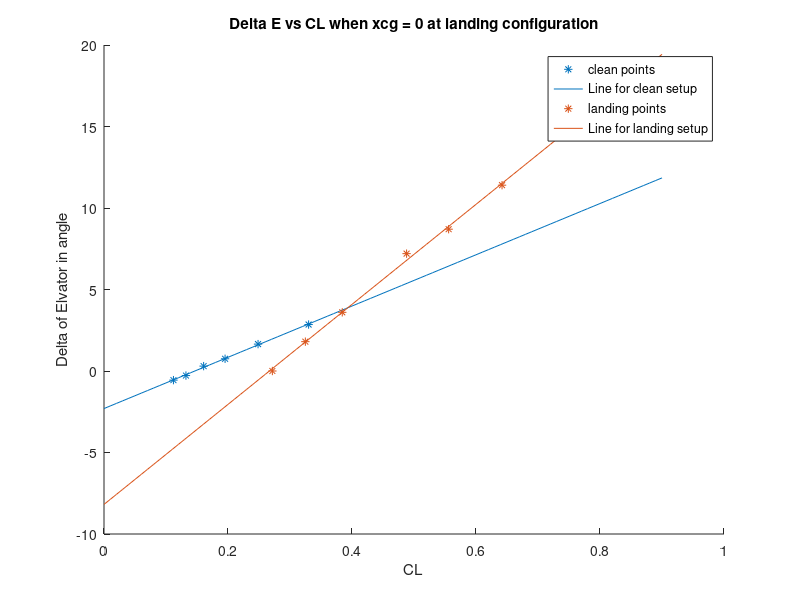

The MATLAB script that drew this image:
clear
clc

%%Zero xcg AOA vs CL
%%cleaAn
rho=1.225;
IAS = [239.2,220.1,199.5,180.9,160.3,139]*0.5144;
MassOfFuel=(3100+[980,976,971.8,968.6,965,959.4]).*0.453592;
WeightOfFuel = MassOfFuel.*9.81;
CL = WeightOfFuel./(0.5.*rho.*IAS.^2.*17.48);
AoA=[-0.6,-0.3,0.1,0.45,1.25,2.3];

p1=polyfit(AoA,CL,1);
scatter(AoA,CL);
range = [-10:0.1:10];
hold on
plot(range,p1(1).*range + p1(2));
%%
%landing
IAS_landing = [108.9,99.3,91,80.6,75.2,69.8]*0.5144;
MassOfFuel_landing = [930,924.8,919,915.6,907.8,903.3];

WeightofFuel_landing = MassOfFuel_landing.*9.81;
CL_landing = WeightofFuel_landing./(0.5.*rho.*IAS_landing.^2.*17.48);
AoA_landing = [-4.3,-2.85,-1,2.1,3.6,5.7];

hold on
scatter(AoA_landing,CL_landing,'*');
p2 = polyfit(AoA_landing,CL_landing,1);
hold on
plot(range,p2(1).*range+p2(2));
legend('points for clean setup','line for clean setup','points for landing setup','line for landing setup');
xlabel('Angel of attack in degree');
ylabel('CL(Coefficient of life)');
title('CL vs AoA for zero Xcg');
hold off

%%
%clean 
%delta e and Cl
%cd = 0

rangeCL=[0:0.01:0.9];
deltaE=[-0.04*14,-0.02*14,0.01*30,0.025*30,0.055*30,0.095*30];
scatter(CL,deltaE,'*');
pdeltaE = polyfit(CL,deltaE,1);
hold on
plot(rangeCL,pdeltaE(1).*rangeCL+pdeltaE(2));
title('Delta E vs CL when xcg = 0 at clean configuration')
xlabel('CL')
ylabel('Delta of Elvator in angle');
hold on

%landing
deltaE_landing=[0*30,0.06*30,0.12*30,0.24*30,0.29*30,0.38*30];
scatter(CL_landing,deltaE_landing,'*');
pdeltaE_landing = polyfit(CL_landing,deltaE_landing,1);
hold on
plot(rangeCL,pdeltaE_landing(1).*rangeCL+pdeltaE_landing(2));
title('Delta E vs CL when xcg = 0 at landing configuration')
xlabel('CL')
ylabel('Delta of Elvator in angle');
legend('clean points','Line for clean setup','landing points','Line for landing setup');

%clean dDeltaE/dCl = 15.7224
%landing = 30.6803
